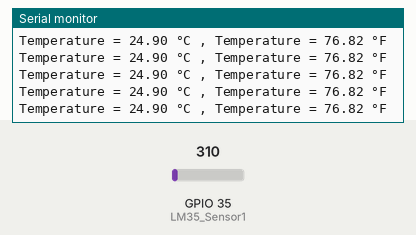
This sketch was run on a simulated ESP32. On the bench: the last lines printed to the serial monitor. Inputs (shaded band) come from the test bench; at power-on: GPIO 35 (LM35_Sensor1) = 310.

Above: at 1.2 s.
1.3 s: GPIO 35 (LM35_Sensor1) set to 372
At 1.31 s:
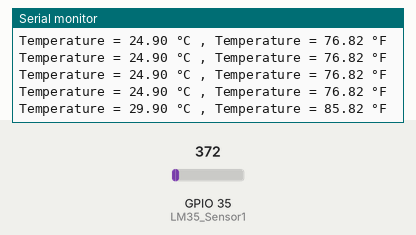
2.8 s: GPIO 35 (LM35_Sensor1) set to 434
At 2.82 s:
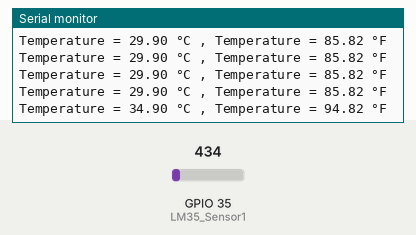
Timing chart, 0 to 5.8 s (numbered marks = the images above; inputs shaded):
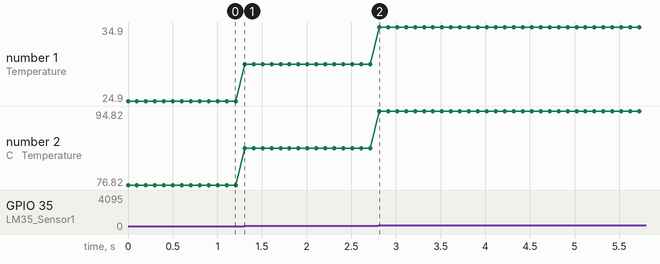

The sketch:

lm35_01.ino
```cpp
//ESP32 Temperature Sensor LM35 – Serial Print

/*
* LAB: 22
* Name: ESP32 LM35 Temperature Sensor + Serial
* Author: Khaled Magdy
* For More Info Visit: www.DeepBlueMbedded.com
*/

#include "esp_adc_cal.h"

#define LM35_Sensor1    35

int LM35_Raw_Sensor1 = 0;
float LM35_TempC_Sensor1 = 0.0;
float LM35_TempF_Sensor1 = 0.0;
float Voltage = 0.0;

void setup()
{
  Serial.begin(115200);
}

void loop()
{
  // Read LM35_Sensor1 ADC Pin
  LM35_Raw_Sensor1 = analogRead(LM35_Sensor1);
  // Calibrate ADC & Get Voltage (in mV)
  Voltage = readADC_Cal(LM35_Raw_Sensor1);
  // TempC = Voltage(mV) / 10
  LM35_TempC_Sensor1 = Voltage / 10;
  LM35_TempF_Sensor1 = (LM35_TempC_Sensor1 * 1.8) + 32;

  // Print The Readings
  Serial.print("Temperature = ");
  Serial.print(LM35_TempC_Sensor1);
  Serial.print(" °C , ");
  Serial.print("Temperature = ");
  Serial.print(LM35_TempF_Sensor1);
  Serial.println(" °F");

  delay(100);
}

uint32_t readADC_Cal(int ADC_Raw)
{
  esp_adc_cal_characteristics_t adc_chars;

  esp_adc_cal_characterize(ADC_UNIT_1, ADC_ATTEN_DB_11, ADC_WIDTH_BIT_12, 1100, &adc_chars);
  return(esp_adc_cal_raw_to_voltage(ADC_Raw, &adc_chars));
}
```

Measured:
- after the input at 1.3 s, the serial monitor: prints a new line at once (image 1)
- after the input at 2.8 s, the serial monitor: prints a new line at once (image 2)
- plotted number 1: 24.9 → 29.9 after the input at 1.3 s, 29.9 → 34.9 after the input at 2.8 s
- plotted number 2: 76.82 → 85.82 after the input at 1.3 s, 85.82 → 94.82 after the input at 2.8 s
